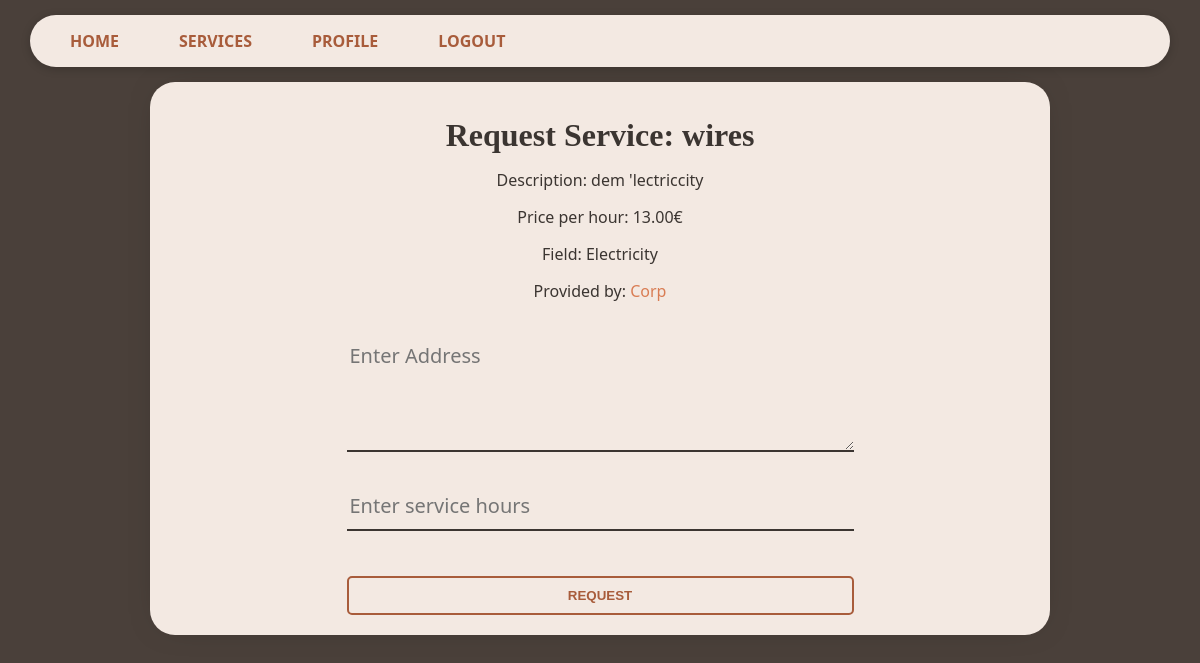
The page /services/26/request_service/ (signed in) on the database as committed earlier.
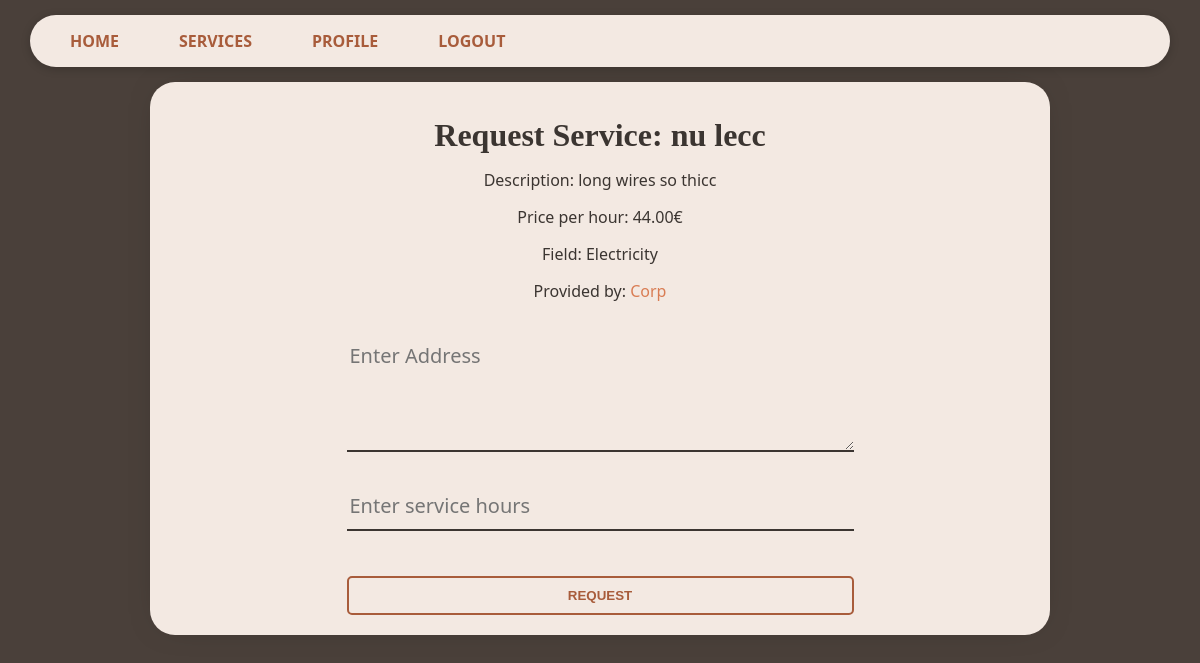
The same page on the database as committed later.
### services/models.py (models this page shows, shortened)
class Service(models.Model):
    company = models.ForeignKey(Company, on_delete=models.CASCADE)
    name = models.CharField(max_length=40)
    description = models.TextField()
    price_hour = models.DecimalField(decimal_places=2, max_digits=100)
    rating = models.IntegerField(validators=[MinValueValidator(
        0), MaxValueValidator(5)], default=0)
    choices = (
        ('Air Conditioner', 'Air Conditioner'),
        ('Carpentry', 'Carpentry'),
        ('Electricity', 'Electricity'),
        ('Gardening', 'Gardening'),
        ('Home Machines', 'Home Machines'),
        ('House Keeping', 'House Keeping'),
        ('Interior Design', 'Interior Design'),
        ('Locks', 'Locks'),
        ('Painting', 'Painting'),
        ('Plumbing', 'Plumbing'),
        ('Water Heaters', 'Water Heaters'),
    )
    field = models.CharField(max_length=30, blank=False,
                             null=False, choices=choices)
    date = models.DateTimeField(auto_now=True, null=False)

### users/models.py (models this page shows, shortened)
class Company(models.Model):
    user = models.OneToOneField(
        User, on_delete=models.CASCADE, primary_key=True)
    field = models.CharField(max_length=70, choices=(('Air Conditioner', 'Air Conditioner'),
                                                     ('All in One', 'All in One'),
                                                     ('Carpentry', 'Carpentry'),
                                                     ('Electricity',
                                                      'Electricity'),
                                                     ('Gardening', 'Gardening'),
                                                     ('Home Machines',
                                                      'Home Machines'),
                                                     ('House Keeping',
                                                      'House Keeping'),
                                                     ('Interior Design',
                                                      'Interior Design'),
                                                     ('Locks', 'Locks'),
                                                     ('Painting', 'Painting'),
                                                     ('Plumbing', 'Plumbing'),
                                                     ('Water Heaters', 'Water Heaters')), blank=False, null=False)
    rating = models.IntegerField(
        validators=[MaxValueValidator(5), MinValueValidator(0)], default=0)

class User(AbstractUser):
    is_company = models.BooleanField(default=False)
    is_customer = models.BooleanField(default=False)
    email = models.CharField(max_length=100, unique=True)

### services/views.py (the view)
# urls.py: path('<int:id>/request_service/', v.request_service, name='request_service'),
@login_required                     # @login_required decorator is a built-in feature of Django's authentication system (checks active session and logged in)
def request_service(request, id):   # Django has attached a User object (users.User) to the request object when they logged in with middleware
    if not request.user.is_customer:
        return redirect('/')
    service = Service.objects.get(id=id)
    customer = Customer.objects.get(user=request.user)
    if request.method == 'POST':
        form = RequestServiceForm(request.POST)
        if form.is_valid():
            address = form.cleaned_data['address']
            service_time = form.cleaned_data['service_time']
            ServiceRequest.objects.create(
                customer=customer,
                service=service,
                address=address,
                service_time=service_time
            )
            return redirect('/services')
    else:
        form = RequestServiceForm()
    return render(request, 'services/request_service.html', {'form': form, 'service': service})

### services/forms.py
class RequestServiceForm(forms.Form):
    address = forms.CharField(widget=forms.Textarea(attrs={'placeholder': 'Enter Address'}), label='Address')
    service_time = forms.DecimalField(decimal_places=1, max_digits=5, min_value=0.00, widget=forms.NumberInput(attrs={'placeholder': 'Enter service hours'}), label='Service Time (hours)')

### services/templates/services/request_service.html (shortened to what this page needs)
{% extends 'main/base.html' %}
{% block content %}
    <p class="title">Request Service: {{ service.name }}</p>
    <p>Description: {{ service.description }}</p>
    <p>Price per hour: {{ service.price_hour }}€</p>
    <p>Field: {{ service.field }}</p>
    <p>Provided by: <a href="/company/{{ service.company.user.username }}">{{ service.company.user.username }}</a></p>
    <div class="form-container">
        <form method="post">
            {{ form.as_p }}
            <button type="submit">Request</button>
        </form>
    </div>
{% endblock %}

Rows that differ between the two databases and show on the page:
changed Service "Electricity": name "wires" → "nu lecc"; description "dem 'lectriccity" → "long wires so thicc"; price_hour "13.00" → "44.00"
